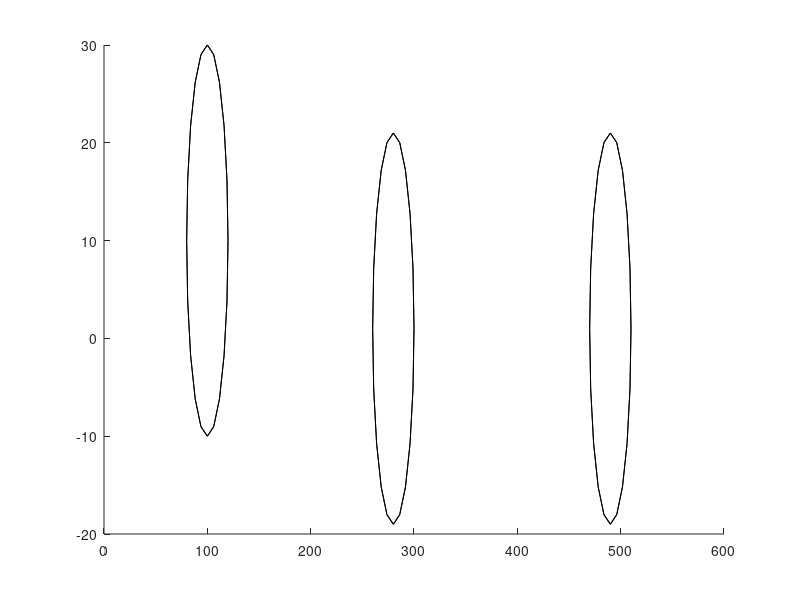

This chart was generated by the following MATLAB code:
%cylinderical obstacle
figure(1);
hold on;
a0 = 100;
b0 = 10;
h0 = 45;
a1 = 280;
b1 = 1;
h1 = 45;
a2 = 490;
b2 = 1;
h2 = 45;
r = 20;
n = 500;

[X0,Y0,Z0] = cylinder(r);
[X1,Y1,Z1] = cylinder(r);
[X2,Y2,Z2] = cylinder(r);
X0 = X0 + a0; Y0 = Y0 + b0; Z0 = Z0*h0;
X1 = X1 + a1; Y1 = Y1 + b1; Z1 = Z1*h1;
X2 = X2 + a2; Y2 = Y2 + b2; Z2 = Z2*h2;
h = surf(X0,Y0,Z0);
h = surf(X1,Y1,Z1);
h = surf(X2,Y2,Z2);
